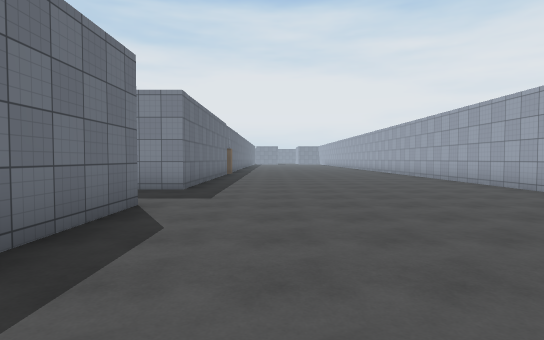
view 1 (above)

18 first-person views from a walk through a 3-D level made in the Unity game engine. The camera is 1.4 m above the floor, tilts 2° down and sees 80° across. The floor is counted in squares, 2 m on a side. Each view is taken from the middle of a square. On the plan, view 1 faces up. The plan holds only what a view shows up to about 10 squares ahead; the rest is blank. The place goes on beyond the plan. The player is left out. Some animated figures are left out. Surface patterns are stand-ins for the level's own textures.

view 2
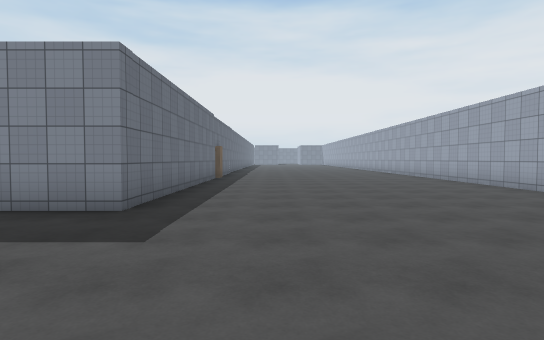

view 3
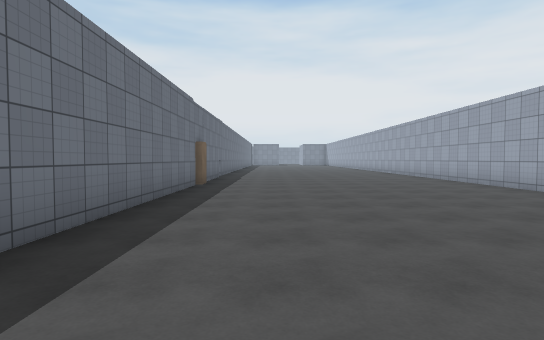

view 4
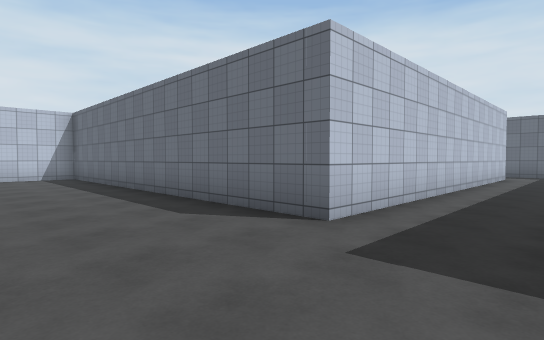

view 5
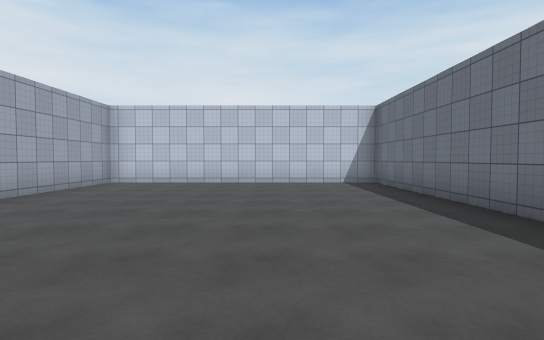

view 6
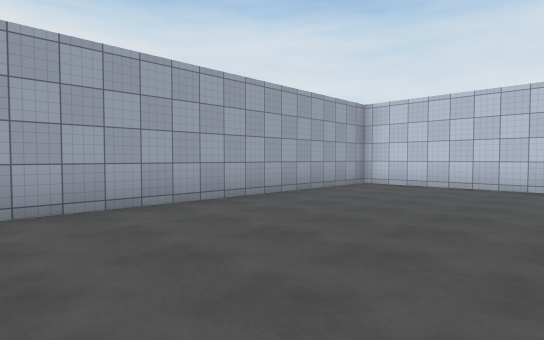

view 7
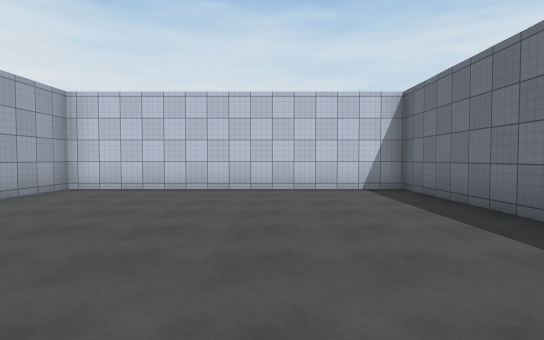

view 8
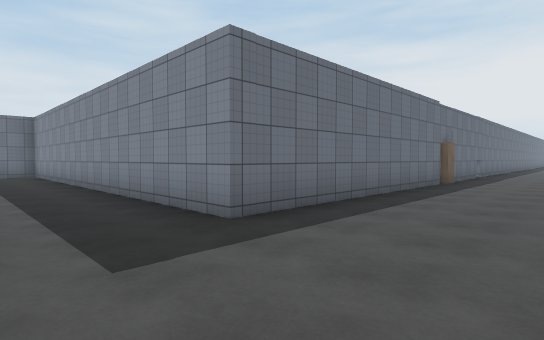

view 9
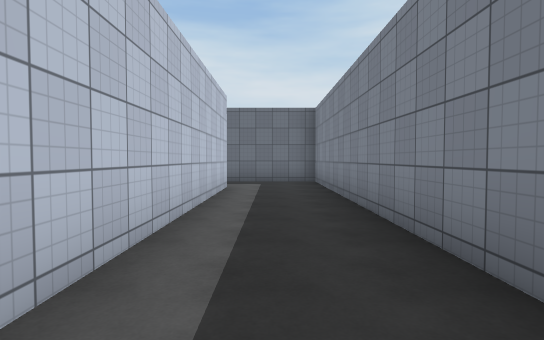

view 10
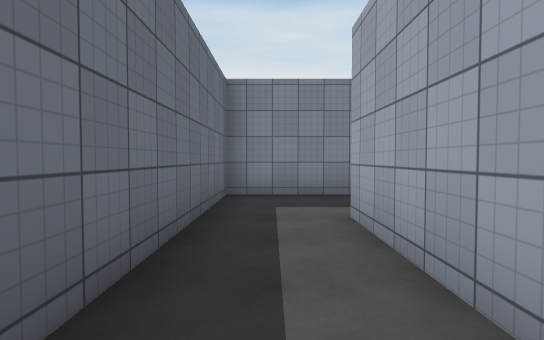

view 11
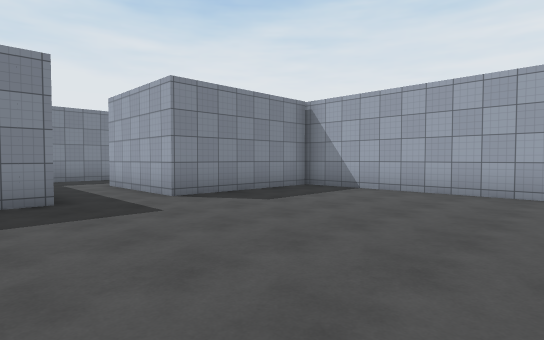

view 12
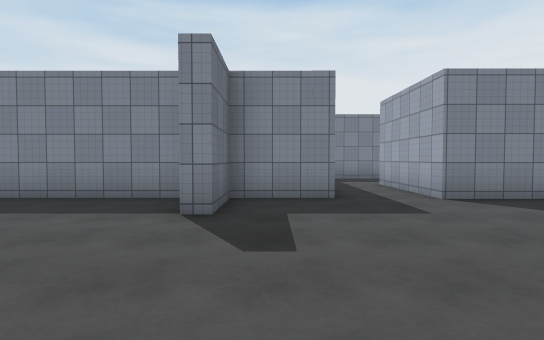

view 13
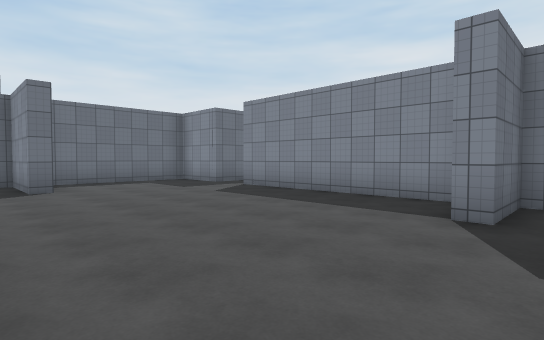

view 14
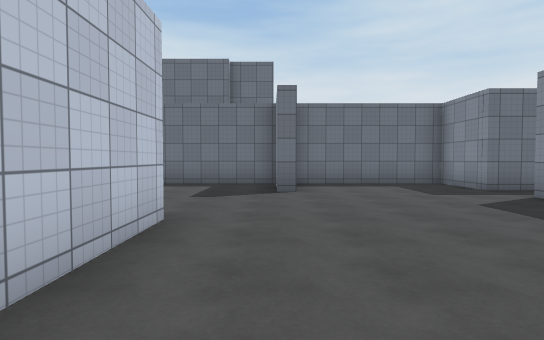

view 15
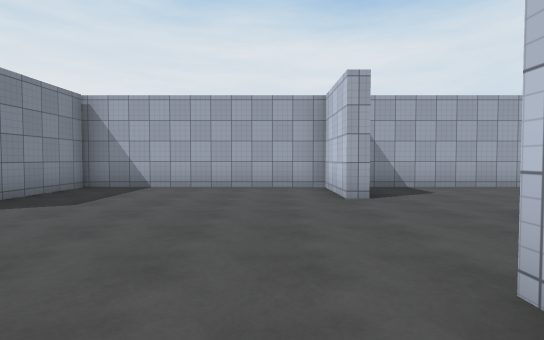

view 16
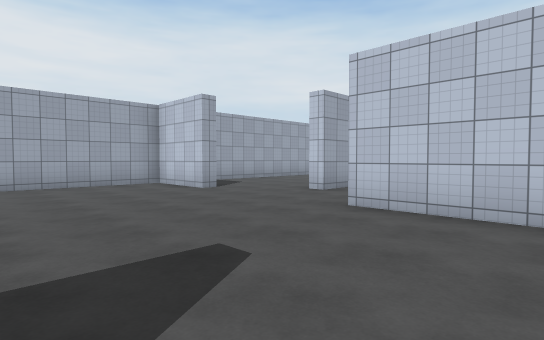

view 17
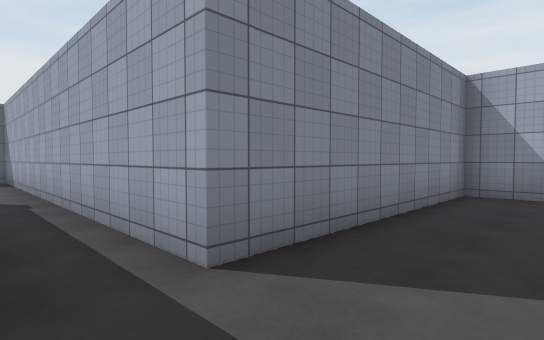

view 18
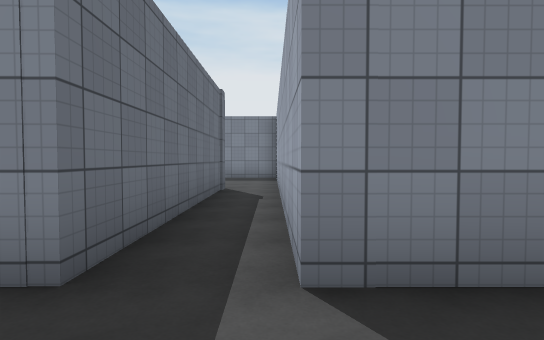

### Floor plan
Points are (right, up) in squares from view 1. A wall is a line through its corners. A room is listed if a view was taken in it or the views show most of it. See-through windows are left out.
Room 1 (views 1, 2, 3, 4, 5, 6, 7, 8, 9)
walls: (5.7, 6.8) (5.7, 16); (-2, 14.5) (-2, 7.3) (-12.4, 7.3); (-2, 16.2) (-2, 15.8); (-12.1, 4.9) (-2, 4.9) (-2, -5.5) (5.7, -5.5) (5.7, 2.6)
ways out: opening at (-12, 6) to room 2
objects: block (-2, 15)
Room 2 (views 10, 11, 12, 13, 14, 15, 16, 17, 18)
walls: (-16.2, 0.5) (-16.2, 1.7) (-21.8, 1.7) (-21.8, 7.4); (-13.9, 1.7) (-15.7, 1.7) (-15.7, 0.1) (-16.2, 0.1); (-19.8, -4.3) (-14.2, -4.3); (-12.7, -6) (-12.2, -6); (-10.3, -4.8) (-10.3, -4.3) (-8.1, -4.3) (-8.1, 1.7) (-12.1, 1.7) (-12.1, 4.9); (-22.8, -2.4) (-22.8, -2.9); (-12.4, 7.3) (-13.9, 7.3) (-13.9, 2); (-23.2, 7.8) (-23.2, 1.7) (-25.1, 1.7) (-25.1, -2.4)
ways out: opening at (-12, 6) to room 1; opening at (-22.5, -4.5); opening at (-22, 7); opening at (-13.5, -5); opening at (-11, -5)

Positions as (right, up) in squares from view 1, and headings:
1: (0, 0), facing up
2: (0, 3), facing up
3: (0, 6), facing up
4: (1, 7), facing down-left
5: (1, 4), facing down
6: (1, 3), facing down-right
7: (1, 2), facing down
8: (1, 5), facing up-left
9: (-4, 6), facing left
10: (-13, 1), facing up
11: (-15, -4), facing up-right
12: (-15, -4), facing up
13: (-15, -4), facing up-left
14: (-16, -3), facing left
15: (-16, -3), facing right
16: (-17, 0), facing down-right
17: (-23, 0), facing up-right
18: (-22, 0), facing up
